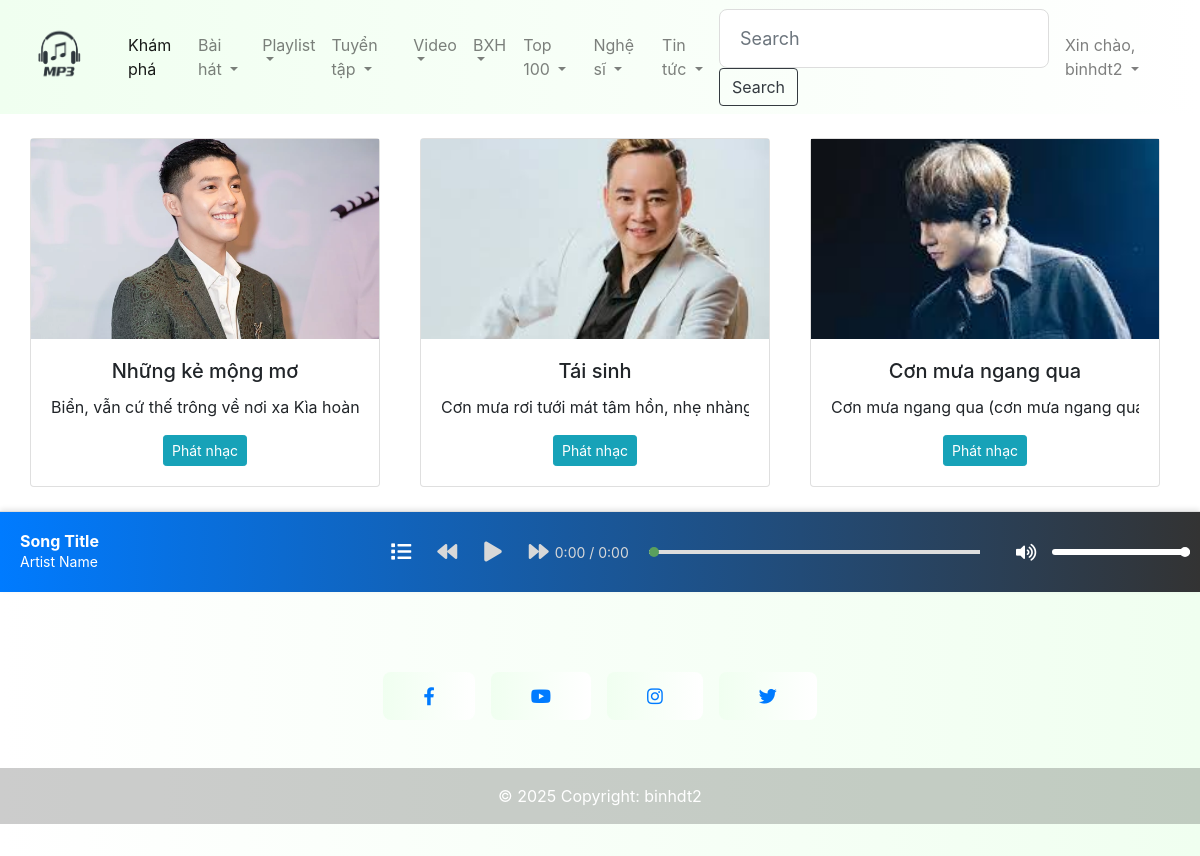
The app's page / (signed in) with its own data.
### app/models.py (models this page shows, shortened)
class Music(models.Model):
    category = models.ManyToManyField(Category, related_name="music_cate")
    playlist = models.ManyToManyField(Playlist, related_name="music_playlist")
    artist = models.ManyToManyField(Artist, related_name="music_artist")
    name = models.CharField(max_length=250, null=True)
    publish_time = models.DateTimeField(auto_now_add=True)
    duration_time = models.CharField(max_length=10, null=True)
    music_img = models.ImageField(upload_to='images/', null=True,blank=True)
    about = models.CharField(max_length=500, null=True)
    music_link = models.FileField(upload_to='audio/', default="Tôi hát")  # Tệp nhạc được tải lên
    @property
    def imageURL(self):
        try:
            url = self.music_img.url
        except:
            url = ''
        return url

### app/views.py (the view)
# urls.py: path('', views.home, name="home"),
def home(request):
    playlists = Playlist.objects.filter(is_sub=False)
    categories = Category.objects.filter(is_sub=False)
    musics = Music.objects.all()
    context = {'playlists':playlists, 'categories': categories, 'musics': musics}
    return render(request,'app/home.html',context)

### app/templates/app/home.html (shortened to what this page needs)
{% extends 'app/base.html' %}
{% load static %}
{% block home %}
<div id="carouselMultiItemExample" class="carousel slide carousel-dark text-center" data-mdb-ride="carousel">
  <div class="carousel-inner py-4">
    {% for music in musics %}
    {% if forloop.counter0|divisibleby:3 %}
    <div class="carousel-item {% if forloop.first %}active{% endif %}">
      <div class="container">
        <div class="row">
    {% endif %}
          <div class="col-lg-4 d-flex align-items-stretch">
            <div class="card">
              <img src="{{ music.imageURL }}" class="card-img-top" alt="{{ music.name }}"/>
              <div class="card-body">
                <h5 class="card-title">{{ music.name }}</h5>
                <p class="card-text text-truncate" data-full-text="{{ music.about }}">
                  {{ music.about|truncatechars:100 }}
                </p>
                <button class="btn btn-info btn-sm toggle-text">Phát nhạc</button>
              </div>
            </div>
          </div>
    {% if forloop.counter0|add:1|divisibleby:3 or forloop.last %}
        </div>
      </div>
    </div>
    {% endif %}
    {% endfor %}
  </div>
</div>
<div class="music-bar">
    <div class="song-info">
        <h2 id="song-title">Song Title</h2>
        <p id="artist-name">Artist Name</p>
    </div>
    <button id="playBtn"><i class="fas fa-list"></i></button>
    <div class="controls">
        <button id="prev"><i class="fas fa-backward"></i></button>
        <button id="play-pause"><i class="fas fa-play"></i></button>
        <button id="next"><i class="fas fa-forward"></i></button>
    </div>
    <div class="time">
        <span id="current-time">0:00</span> / <span id="total-time">0:00</span>
    </div>
    <div class="progress-container">
        <input type="range" id="progress" value="0" max="100">
    </div>
    <div id="volume-control">
      <button id="volume-icon"><i class="fas fa-volume-up"></i></button>
      <input type="range" id="volume-slider" min="0" max="1" step="0.1" value="1">
    </div>
</div>
{% endblock home %}

### app/templates/app/base.html (shortened to what this page needs)
{% load static %}
<html>
    <head>
        <link rel="stylesheet" href="https://cdn.jsdelivr.net/npm/bootstrap@4.0.0/dist/css/bootstrap.min.css">
        <link rel="stylesheet" href="{% static 'app/css/nav-bar.css' %}"/>
        <link rel="stylesheet" href="{% static 'app/css/login.css' %}"/>
        <link rel="stylesheet" href="{% static 'app/css/main.css' %}"/>
        <link rel="stylesheet" href="{% static 'app/css/form.css' %}"/>
        <link rel="stylesheet" href="{% static 'app/css/music-bar.css' %}"/>
        <link rel="stylesheet" href="{% static 'app/css/account-info.css' %}"/>
        <link href="https://cdnjs.cloudflare.com/ajax/libs/font-awesome/5.15.4/css/all.min.css" rel="stylesheet">
    </head>
    <body>
        <nav class="navbar navbar-expand-lg navbar-light bg-light">
            <a class="navbar-brand" href="{% url 'home' %}"><img src="{% static 'app/images/icon-logo.png' %}" width=88 height=88/></a>
            <div class="collapse navbar-collapse" id="navbarSupportedContent">
              <ul class="navbar-nav mr-auto">
                <li class="nav-item active">
                  <a class="nav-link" href="#">Khám phá</a>
                </li>
                <li class="nav-item dropdown">
                  <a class="nav-link dropdown-toggle" href="#" id="navbarDropdown" role="button" data-toggle="dropdown" aria-haspopup="true" aria-expanded="false">
                    Bài hát
                  </a>
                </li>
                <li class="nav-item dropdown">
                  <a class="nav-link dropdown-toggle" href="#" id="navbarDropdown" role="button" data-toggle="dropdown" aria-haspopup="true" aria-expanded="false">
                    Playlist
                  </a>
                </li>
                <li class="nav-item dropdown">
                  <a class="nav-link dropdown-toggle" href="#" id="navbarDropdown" role="button" data-toggle="dropdown" aria-haspopup="true" aria-expanded="false">
                    Tuyển tập
                  </a>
                </li>
                <li class="nav-item dropdown">
                  <a class="nav-link dropdown-toggle" href="#" id="navbarDropdown" role="button" data-toggle="dropdown" aria-haspopup="true" aria-expanded="false">
                    Video
                  </a>
                </li>
                <li class="nav-item dropdown">
                  <a class="nav-link dropdown-toggle" href="#" id="navbarDropdown" role="button" data-toggle="dropdown" aria-haspopup="true" aria-expanded="false">
                    BXH
                  </a>
                </li>
                <li class="nav-item dropdown">
                  <a class="nav-link dropdown-toggle" href="#" id="navbarDropdown" role="button" data-toggle="dropdown" aria-haspopup="true" aria-expanded="false">
                    Top 100
                  </a>
                </li>
                <li class="nav-item dropdown">
                  <a class="nav-link dropdown-toggle" href="#" id="navbarDropdown" role="button" data-toggle="dropdown" aria-haspopup="true" aria-expanded="false">
                    Nghệ sĩ
                  </a>
                </li>
                <li class="nav-item dropdown">
                  <a class="nav-link dropdown-toggle" href="#" id="navbarDropdown" role="button" data-toggle="dropdown" aria-haspopup="true" aria-expanded="false">
                    Tin tức
                  </a>
                </li>
            </ul>
              <form class="form-inline my-2 my-lg-0">
                <input class="form-control mr-sm-2" type="search" placeholder="Search" aria-label="Search">
                <button class="btn btn-outline-dark my-2 my-sm-0" type="submit">Search</button>
              </form>
              {% if request.user.is_authenticated %}
              <ul class="navbar-nav ml-auto">
                <li class="nav-item dropdown">
                  <span class="nav-link dropdown-toggle" id="navbarDropdown" role="button" data-toggle="dropdown" aria-haspopup="true" aria-expanded="false">
                    Xin chào, {{request.user}}
                  </span>
                </li>
              </ul>
              {% endif %}
            </div>
        </nav>
        {% block home %}{% endblock home %}
        <footer class="text-center text-lg-start" style="background: linear-gradient(to left, #F0FFF0, white);">
          <div class="container d-flex justify-content-center py-5">
            <button type="button" class="btn btn-primary btn-lg btn-floating mx-2" style="background-color: #54456b;">
              <a href="https://www.facebook.com/profile.php?id=100014200721075"><i class="fab fa-facebook-f"></i></a>
            </button>
            <button type="button" class="btn btn-primary btn-lg btn-floating mx-2" style="background-color: #54456b;">
              <a href="https://www.facebook.com/profile.php?id=100014200721075"><i class="fab fa-youtube"></i></a>
            </button>
            <button type="button" class="btn btn-primary btn-lg btn-floating mx-2" style="background-color: #54456b;">
              <a href="https://www.facebook.com/profile.php?id=100014200721075"><i class="fab fa-instagram"></i></a>
            </button>
            <button type="button" class="btn btn-primary btn-lg btn-floating mx-2" style="background-color: #54456b;">
              <a href="https://www.facebook.com/profile.php?id=100014200721075"><i class="fab fa-twitter"></i></a>
            </button>
          </div>
          <div class="text-center text-white p-3" style="background-color: rgba(0, 0, 0, 0.2);">
            © 2025 Copyright: <a class="text-white" href="#">binhdt2</a>
          </div>
        </footer>
    </body>
</html>

### app/static/app/css/nav-bar.css (style rules this page uses)
.navbar { background: linear-gradient(to left, white, #F0FFF0); position: relative; overflow: visible; z-index: auto; }

### app/static/app/css/login.css (style rules this page uses)
.form-control { border: 1px solid #ddd; border-radius: 8px; padding: 15px 20px; font-size: 18px; transition: all 0.3s ease; }
.btn-primary { background-color: #F0FFF0; background: linear-gradient(to left, white, #F0FFF0); border: none; border-radius: 8px; padding: 15px 40px; font-size: 18px; font-weight: bold; color: #333; transition: all 0.3s ease; }

### app/static/app/css/main.css (style rules this page uses)
html, body { height: 100%; margin: 0; display: flex; flex-direction: column; }
footer { background: linear-gradient(to left, #F0FFF0, white); width: 100%; padding: 2rem 0; }
footer .container { display: flex; justify-content: center; }
footer .btn { background-color: #54456b; margin: 0 10px; }
footer .text-center { background-color: rgba(0, 0, 0, 0.2); padding: 1rem; color: white; text-align: center; }
.carousel-item .row { display: flex; justify-content: center; flex-wrap: nowrap; }
.carousel-item .col-lg-4 { flex: 0 0 auto; max-width: 33.333%; margin-right: 10px; }
.card { display: flex; flex-direction: column; justify-content: space-between; height: 100%; }
.card-text { overflow: hidden; text-overflow: ellipsis; display: -webkit-box; -webkit-line-clamp: 4; -webkit-box-orient: vertical; line-clamp: 4; box-orient: vertical; }
.btn.toggle-text { margin-top: auto; }
.card-img-top { height: 200px; width: 100%; object-fit: cover; border-radius: 0; }

### app/static/app/css/music-bar.css (style rules this page uses)
.music-bar { position: relative; bottom: 0; width: 100%; height: 100px; background: linear-gradient(to left, #333, #007bff); border-top: 1px solid #ddd; box-shadow: 0 -2px 5px rgba(0, 0, 0, 0.1); display: flex; align-items: center; justify-content: space-between; z-index: 1000; }
.song-info { flex: 1; padding:20px; }
#song-title { font-size: 16px; font-weight: bold; color: white; margin: 0; }
#artist-name { font-size: 14px; color: white; margin: 0; }
.controls { display: flex; gap: 15px; }
.controls button { background: none; border: none; font-size: 20px; color: #d8d8d8; cursor: pointer; transition: color 0.3s ease, transform 0.2s ease; }
#progress { width: 100%; height: 4px; appearance: none; background: #ddd; border: none; outline: none; cursor: pointer; }
.time { font-size: 14px; color: #d8d8d8; }
.progress-container { flex: 1; margin: 0 20px; }
#volume-control { display: flex; align-items: center; gap: 10px; width: 200px; padding: 10px; }
#volume-icon { background: none; border: none; color: #ffffff; font-size: 18px; cursor: pointer; transition: color 0.3s ease; }
#volume-slider { width: 100%; height: 6px; -webkit-appearance: none; appearance: none; border-radius: 5px; outline: none; cursor: pointer; transition: background 0.3s ease; }
#playBtn { background-color: transparent; color: white; font-size: 20px; font-weight: bold; padding: 10px 20px; border: none; border-radius: 5px; cursor: pointer; transition: background-color 0.3s, transform 0.2s ease-in-out; }

### records on screen
Music: imageURL (picture), name "Những kẻ mộng mơ", about "Biển, vẫn cứ thế trông về nơi xa Kìa ho…"
Music: imageURL (picture), name "Tái sinh", about "Cơn mưa rơi tưới mát tâm hồn, nhẹ nhà…"
Music: imageURL (picture), name "Cơn mưa ngang qua", about "Cơn mưa ngang qua (cơn mưa ngang…"

### other values on screen
{{ request.user }} "binhdt2"
